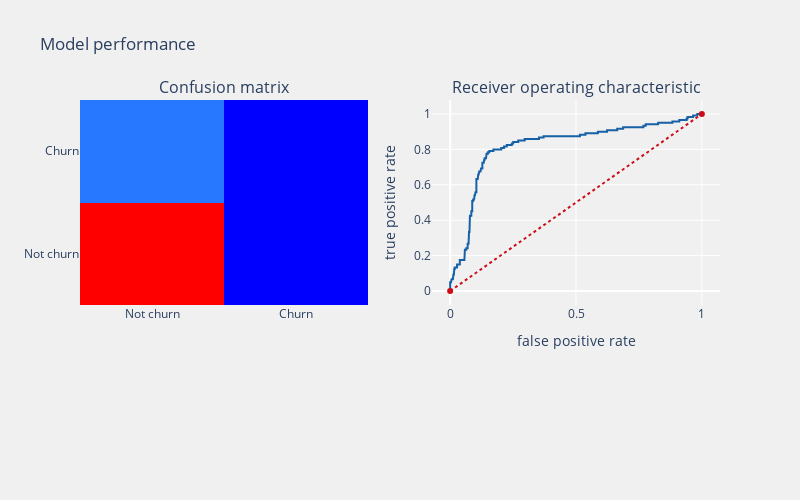

The notebook cell saved with this chart:
### Code cell
from sklearn.naive_bayes import GaussianNB

gnb = GaussianNB(priors=None)

telecom_churn_prediction(gnb, x_train, x_test, y_train, y_test, 'None', threshold_plot=True)

### Figure 1 — Plotly figure (JSON) as saved in the notebook; plotly's stock layout.template omitted (floating-point values rounded to 4 significant figures; data arrays with more than 128 entries replaced by an {"elided": "..."} marker saying what was removed)
{"data": [{"colorscale": [[0, "rgb(0,0,255)"], [0.1, "rgb(51,153,255)"], [0.2, "rgb(102,204,255)"], [0.3, "rgb(153,204,255)"], [0.4, "rgb(204,204,255)"], [0.5, "rgb(255,255,255)"], [0.6, "rgb(255,204,255)"], [0.7, "rgb(255,153,255)"], [0.8, "rgb(255,102,204)"], [0.9, "rgb(255,102,102)"], [1, "rgb(255,0,0)"]], "name": "Confusion matrix", "showscale": false, "type": "heatmap", "x": ["Not churn", "Churn"], "xaxis": "x", "y": ["Not churn", "Churn"], "yaxis": "y", "z": [[505, 42], [78, 42]]}, {"line": {"color": "rgb(22, 96, 167)", "width": 2}, "name": "Roc: 0.6366087751371116", "type": "scatter", "x": {"elided": "132 float values"}, "xaxis": "x2", "y": {"elided": "132 float values"}, "yaxis": "y2"}, {"line": {"color": "rgb(205, 12, 24)", "dash": "dot", "width": 2}, "type": "scatter", "x": [0, 1], "xaxis": "x2", "y": [0, 1], "yaxis": "y2"}], "layout": {"annotations": [{"font": {"size": 16}, "showarrow": false, "text": "Confusion matrix", "x": 0.225, "xanchor": "center", "xref": "paper", "y": 1, "yanchor": "bottom", "yref": "paper"}, {"font": {"size": 16}, "showarrow": false, "text": "Receiver operating characteristic", "x": 0.775, "xanchor": "center", "xref": "paper", "y": 1, "yanchor": "bottom", "yref": "paper"}], "autosize": false, "height": 500, "margin": {"b": 195}, "paper_bgcolor": "rgba(240,240,240,0.95)", "plot_bgcolor": "rgba(240,240,240,0.95)", "showlegend": false, "title": {"text": "Model performance"}, "width": 800, "xaxis": {"anchor": "y", "domain": [0, 0.45]}, "xaxis2": {"anchor": "y2", "domain": [0.55, 1], "title": {"text": "false positive rate"}}, "yaxis": {"anchor": "x", "domain": [0, 1]}, "yaxis2": {"anchor": "x2", "domain": [0, 1], "title": {"text": "true positive rate"}}}}
